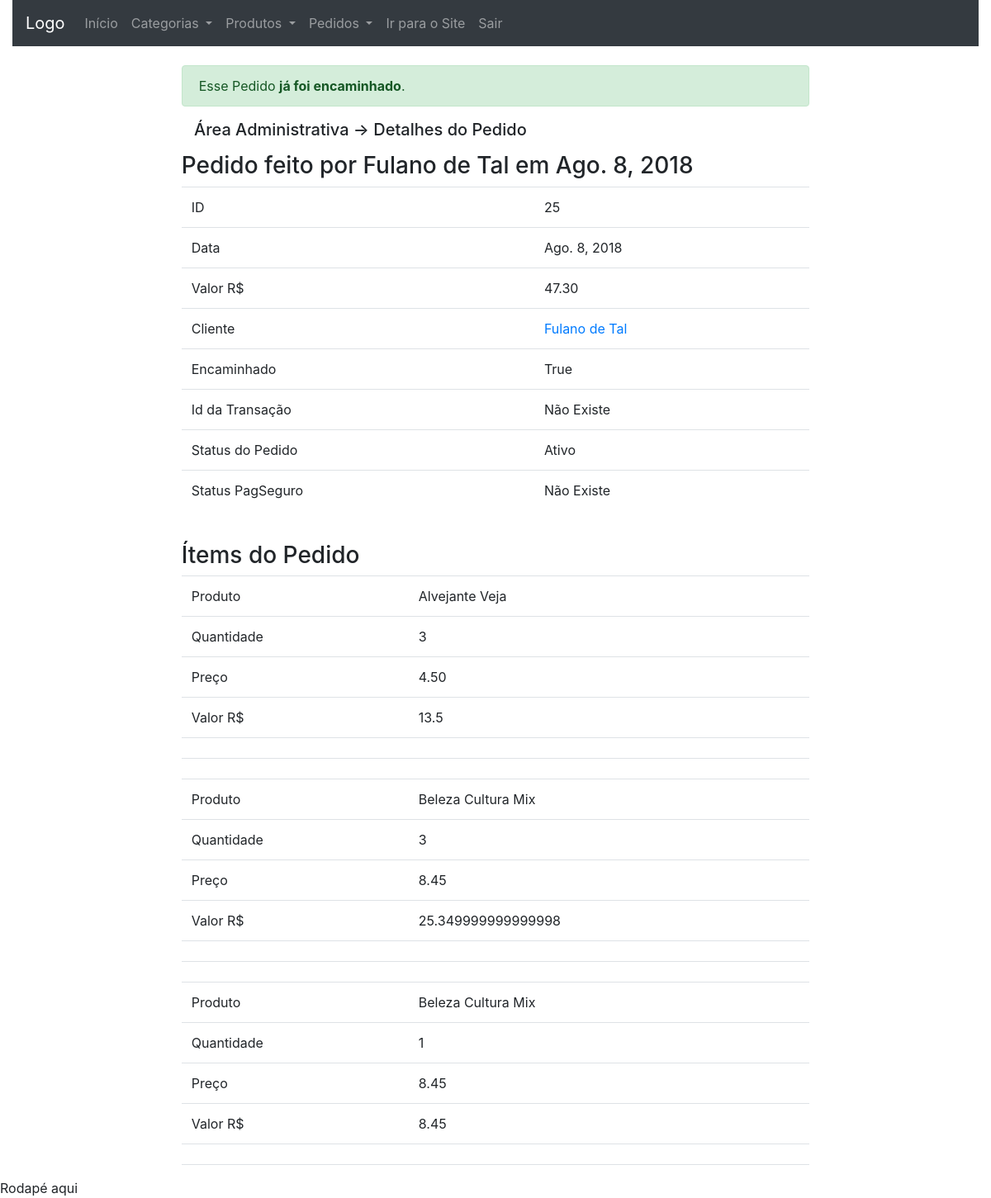
The app's page /area_administrativa/detalhes_do_pedido/25 (signed in) with its own data.
### checkout/models.py (models this page shows, shortened)
class Order(models.Model):
	date = models.DateField(default=date.today, editable=False)
	value = models.DecimalField('Valor R$', max_digits=10,
		decimal_places=2, default=0)
	user = models.ForeignKey(User, on_delete=models.CASCADE,
		null=True, blank=True)
	delivery_address_is_the_same = models.BooleanField(
		verbose_name='Entregar no endereço cadastrado',
		default=True,
		blank=True)
	logradouro = models.CharField('Rua/Avenida', max_length=100,
		null=True, blank=True, default='')
	numero = models.CharField('Número', max_length=100,
		null=True, blank=True, default='')
	cep = models.CharField('CEP', max_length=10, null=True,
		blank=True, default='')
	complemento = models.CharField('Complamento', max_length=100,
		null=True, blank=True, default='')
	bairro = models.CharField('Bairro', max_length=100, null=True,
		blank=True, default='')
	cidade = models.CharField('Cidade', max_length=100, null=True,
		blank=True, default='')
	estado = models.CharField('Estado', max_length=100, null=True,
		blank=True, default='')
	transaction_id = models.CharField('ID da transação', max_length=100,
		null=True, blank=True)
	status_order = models.CharField('Status do Pedido', max_length=10,
		choices=STATUS_ORDER, default='A')
	status_pg = models.CharField('Status PagSeguro', max_length=10,
		choices=STATUS_PAGSEGURO, null=True, blank=True)
	sended = models.BooleanField(
		verbose_name='Enviado',
		default=False,
		blank=True)
	forwarded = models.BooleanField(
		verbose_name='Encaminhado',
		default=False,
		blank=True)
	class Meta:
		verbose_name = 'Pedido'
		verbose_name_plural = 'Pedidos'
		ordering = ['date']
	objects = models.Manager() # The default manager.
	orderManager = OrderManager()

class OrderItem(models.Model):
	quantity = models.PositiveSmallIntegerField(verbose_name='Quantidade',
		default=1, editable=False)
	value = models.DecimalField('Valor R$', max_digits=10,
		decimal_places=2, default=0)
	product = models.ForeignKey(Product, on_delete=models.CASCADE)
	order = models.ForeignKey(Order, on_delete=models.CASCADE)
	class Meta:
		verbose_name = 'Ítem de Pedido'
		verbose_name_plural = 'Ítens de Pedido'
		ordering = ['order']

### accounts/models.py (models this page shows, shortened)
class User(AbstractBaseUser, PermissionsMixin):
	UF_CHOICES = (
    ('AC','Acre'), ('AL','Alagoas'), ('AP','Amapá'),
    ('AM','Amazonas'), ('BA','Bahia'), ('CE','Ceará'),
    ('DF','Distrito Federal'), ('ES','Espírito Santo'),
    ('GO','Goiás'), ('MA','Maranhão'), ('MT','Mato Grosso'),
    ('MS','Mato Grosso do Sul'), ('MG','Minas Gerais'),
    ('PA','Pará'), ('PB','Paraíba'), ('PR','Paraná'),
    ('PE','Pernambuco'), ('PI','Piauí'),
    ('RJ','Rio de Janeiro'), ('RN','Rio Grande do Norte'),
    ('RS','Rio Grande do Sul'), ('RO','Rondônia'),
    ('RR','Roraima'), ('SC','Santa Catarina'),
    ('SP','São Paulo'), ('SE','Sergipe'),
	('TO','Tacantins'), )
	username = models.CharField(
		'Login', max_length=30, unique=True, validators=[
			validators.RegexValidator(
				re.compile('^[\w.@+-]+$'),
				'Informe um nome de usuário válido. '
				'Este valor deve conter apenas letras, números '
				'e os caracteres: @/./+/-/_ .'
				, 'invalid'
			)
		], help_text='Um nome curto que será usado para identificá-lo de forma única na plataforma'
	)
	name = models.CharField('Nome', max_length=100, blank=True)
	email = models.EmailField('E-mail', unique=True)
	telefone = models.CharField('Telefone', max_length=20, null=True,
		blank=True)
	cpf = models.CharField('CPF', max_length=11, null=True, blank=True)
	logradouro = models.CharField('Rua/Avenida', max_length=100,
		null=True, blank=True)
	numero = models.CharField('Número', max_length=100,
		null=True, blank=True)
	cep = models.CharField('CEP', max_length=10, null=True, blank=True)
	complemento = models.TextField('Complamento', max_length=100,
		null=True, blank=True)
	bairro = models.CharField('Bairro', max_length=100, null=True, blank=True)
	cidade = models.CharField('Cidade', max_length=100, null=True, blank=True)
	estado = models.CharField('Estado', max_length=100, null=True, blank=True,
		choices=UF_CHOICES)
	is_staff = models.BooleanField('Equipe', default=False)
	is_active = models.BooleanField('Ativo', default=True)
	date_joined = models.DateTimeField('Data de Entrada', auto_now_add=True)
	USERNAME_FIELD = 'username'
	REQUIRED_FIELDS = ['email']
	objects = UserManager()
	class Meta:
		verbose_name = 'Usuário'
		verbose_name_plural = 'Usuários'
	def __str__(self):
		return self.name or self.username

### catalog/models.py (models this page shows)
class Product(models.Model):
	name = models.CharField('Nome', max_length=100)
	description = models.TextField('Nome', max_length=300)
	image = models.ImageField(upload_to="product_image",
		verbose_name="Imagem", null=True, blank=True)
	value = models.DecimalField('Valor', max_digits=6, decimal_places=2)
	brand = models.CharField("Marca", max_length=100,
		null=True, blank=True)
	category = models.ForeignKey(Category, on_delete=models.CASCADE,
		null=True, blank=True)
	def __str__(self):
		return self.name
	class Meta:
		verbose_name = "Produto"
		verbose_name_plural = "Produtos"
		ordering = ['name']

### dashboard_admin/views.py (the view)
# urls.py: path('detalhes_do_pedido/<int:order_id>', views.order_datail,
@login_required
def order_datail(request, order_id):
	order = Order.objects.get(id=order_id)
	items = OrderItem.objects.filter(order=order_id)
	context = {
		'order': order,
		'items': items
		}
	return render(request, 'dashboard_admin/order_datail.html',
		context)

### dashboard_admin/templatetags/da_tags.py (called while the page is built)
@register.simple_tag
def show_status(status):
	if status == 'A':
		return 'Ativo'
	elif status == 'I':
		return 'Inativo'

@register.simple_tag
def get_value(quantity, value):
	return float(quantity) * float(value)

### dashboard_admin/templates/dashboard_admin/order_datail.html (shortened to what this page needs)
{% extends 'dashboard_admin/base.html' %}
{% load da_tags %}
{% block conteudo %}
<div class="panel panel-default table-two-column detail-panel">
	{% if order.forwarded %}
	<div class="alert alert-success" style="margin-top: 3%">
	  Esse Pedido <strong>já foi encaminhado</strong>.
	</div>
	{% else %}
	<div class="alert alert-warning" style="margin-top: 3%">
	  Esse Pedido <strong>ainda não foi encaminhado</strong>.
	</div>
	{% endif %}
	{% block dashboard_title %}
	<div class="panel-heading" style="margin: 2%;">
		<h5>Área Administrativa -> Detalhes do Pedido </h5>
	</div>
	{% endblock %}
	<div class="panel-body">
		<h3>Pedido feito por {{order.user}} em {{order.date}} </h3>
		<table class="table">
			<tr>
				<td>ID</td><td>{{order.id}}</td>
			</tr>
			<tr>
				<td>Data</td><td>{{order.date}}</td>
			</tr>
			<tr>
				<td>Valor R$</td><td>{{order.value}}</td>
			</tr>
			<tr>
				<td>Cliente</td>
				<td>
					<a href="#"
						title="Informações do Cliente"
						data-toggle="modal"
						data-target="#myModal">
						{{ order.user }}
					</a>
				</td>
			</tr>
			<tr>
				<td>Encaminhado</td><td>{{order.forwarded}}</td>
			</tr>
			<tr>
				<td>Id da Transação</td>
				<td title="Válido apenas para pedidos pagos atrvés do PagSeguro">
					{% if order.transaction_id %}
						{{order.transaction_id}}
					{% else %}
						Não Existe
					{% endif %}
				</td>
			</tr>
			<tr>
				<td>Status do Pedido</td>
				<td>
					{% show_status order.status_order %}
				</td>
			</tr>
			<tr>
				<td>Status PagSeguro</td>
				<td title="Válido apenas para pedidos pagos atrvés do PagSeguro">
					{% if order.status_pg %}
						{% show_status_pg order.status_pg %}
					{% else %}
						Não Existe
					{% endif %}
				</td>
			</tr>
		</table>
		<h3 style="margin-top: 5%;">Ítems do Pedido</h3>
		<table class="table">
			{% for item in items %}
			<tr>
				<td>Produto</td>
				<td>{{ item.product }}</td>
			</tr>
			<tr>
				<td>Quantidade</td>
				<td>{{ item.quantity }}</td>
			</tr>
			<tr>
				<td>Preço</td>
				<td>{{ item.product.value }}</td>
			</tr>
			<tr>
				<td>Valor R$</td>
				<td>{% get_value item.quantity item.product.value %}</td>
			</tr>
			<tr>
				<td></td>
				<td></td>
			</tr>
			<tr>
				<td></td>
				<td></td>
			</tr>
			{% endfor %}
		</table>
 	</div>
</div>
{% endblock %}

### dashboard_admin/static/dashboard_admin/css/extra.css (style rules this page uses)
.detail-panel { width: 65%; margin: auto; }

### records on screen
Order: user "Fulano de Tal", date "Ago. 8, 2018", id "25", value "47.30", forwarded "True", status_order "Ativo"
OrderItem: product "Alvejante Veja", quantity "3", product.value "4.50", quantity+product "13.5"
OrderItem: product "Beleza Cultura Mix", quantity "3", product.value "8.45", quantity+product "25.349999999999998"
OrderItem: product "Beleza Cultura Mix", quantity "1", product.value "8.45", quantity+product "8.45"
